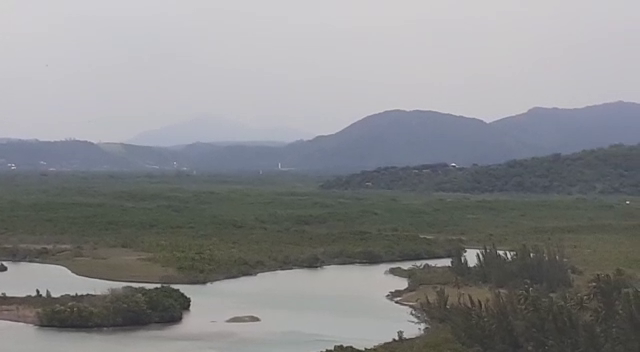
#> input picture frame 36 of imagens/estabiliza.mp4, 640 x 352 px
$ python 18-video-estabillity.py
#> lines starting #> are read from the running program, lines starting #| are printed output that depends on the picture; after the words box and inside, x2 and y2 are one past the last pixel; in counts of white or black regions, pixels touching at a corner belong together
import cv2
import numpy as np


cap = cv2.VideoCapture('imagens/estabiliza.mp4')


ret,old = cap.read()
#> old is the input picture: shape (352, 640, 3); mean B, G, R 139.4, 137.9, 136.9
old_gray = cv2.cvtColor(old, cv2.COLOR_BGR2GRAY)

fourcc = cv2.VideoWriter_fourcc(*'XVID') # Cria o objeto para gravar vídeo

out = cv2.VideoWriter('video_estabilizado.mp4', fourcc, 20.0, (old.shape[1] , old.shape[0]))  # Determina o nome do arquivo de saída, sua taxa de FPS e sua resolução.
transforms = [np.identity(3)]


height, width = old.shape[0], old.shape[1]
#> height = 352; width = 640

count = 0

while ret:
    count += 1
    ret,frame = cap.read()
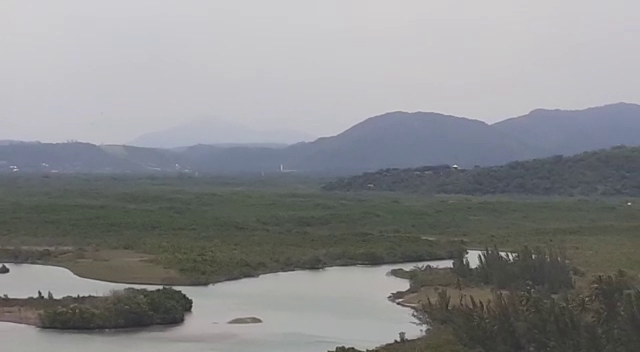
#> input picture frame 37 of imagens/estabiliza.mp4, 640 x 352 px
#> frame is the input picture: shape (352, 640, 3); mean B, G, R 139.9, 138.5, 137.5
    atual = cv2.cvtColor(frame, cv2.COLOR_BGR2GRAY)
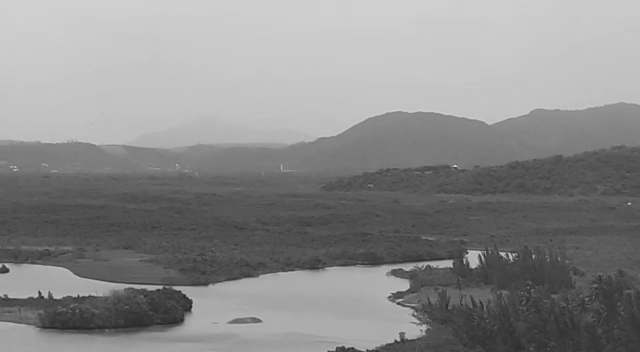
#> atual: shape (352, 640); min 35, max 209, mean 138.4

    pontos_chave_old = cv2.goodFeaturesToTrack(old_gray, 100, 0.0001, 10)
#> pontos_chave_old = 100 rows, first 8: [450, 265], [76, 294], [397, 338], [465, 251], [365, 348], [37, 289], [477, 253], [498, 251]

    pontos_chave_old_b = np.int0(pontos_chave_old)
#> pontos_chave_old_b has the same summary as pontos_chave_old
    copy = frame.copy()
    for i in pontos_chave_old_b:
        x,y = i.ravel()
        cv2.circle(copy,(x,y),3,(0,255,255),-1)
#> this loop made 100 passes
#> (x, y) on passes 1 to 12: (450, 265), (76, 294), (397, 338), (465, 251), (365, 348), (37, 289), (477, 253), (498, 251), (332, 348), (160, 285), (389, 293), (627, 202)
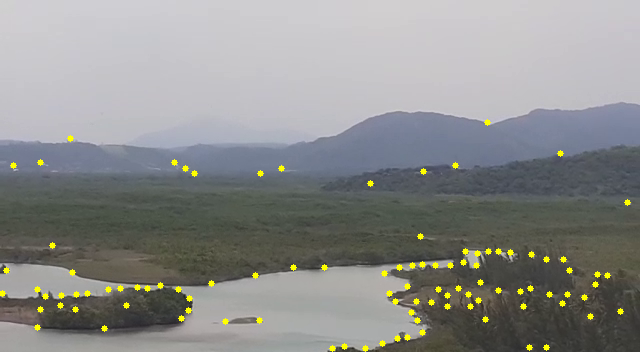
#> copy: shape (352, 640, 3); 1.29% of pixels changed, all inside (x1, y1, x2, y2) = (0, 119, 631, 352)

    pontos_chave_atual, status, _ = cv2.calcOpticalFlowPyrLK(old_gray, atual, pontos_chave_old, np.array([]))
#> pontos_chave_atual = 100 rows, first 8: [451.7, 266.5], [77.94, 295.6], [398.8, 339.3], [466.7, 252.4], [366.5, 349.5], [38.92, 290.7], [478.7, 254.4], [499.8, 252.5]; status = 100 values from 1 to 1

    pontos_chave_old, pontos_chave_atual = map(lambda pontos_chave_old_b: pontos_chave_old_b[status.ravel().astype(bool)], [pontos_chave_old, pontos_chave_atual])


    transform,_ = cv2.estimateAffinePartial2D(pontos_chave_old, pontos_chave_atual, True)
#> transform = [[0.999, 0.000591, 1.88], [-0.000591, 0.999, 1.89]]


    height, width = frame.shape[0], frame.shape[1]

    last_transform = np.identity(3)

    transform = transform.dot(last_transform)

    transformado = cv2.warpAffine(frame, transform, (width, height))
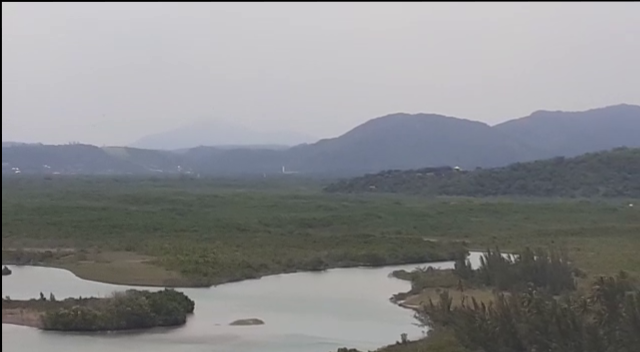
#> transformado: shape (352, 640, 3); mean B, G, R 139, 137.5, 136.6


    inverse_transform = cv2.invertAffineTransform(transform[:2])
#> inverse_transform = [[1, -0.000591, -1.88], [0.000591, 1, -1.89]]

    estabilizado = cv2.warpAffine(frame, inverse_transform, (width, height))
    out.write(estabilizado)
    last_transform = transform
#> last_transform has the same summary as transform

    final1 = cv2.hconcat([frame,transformado])
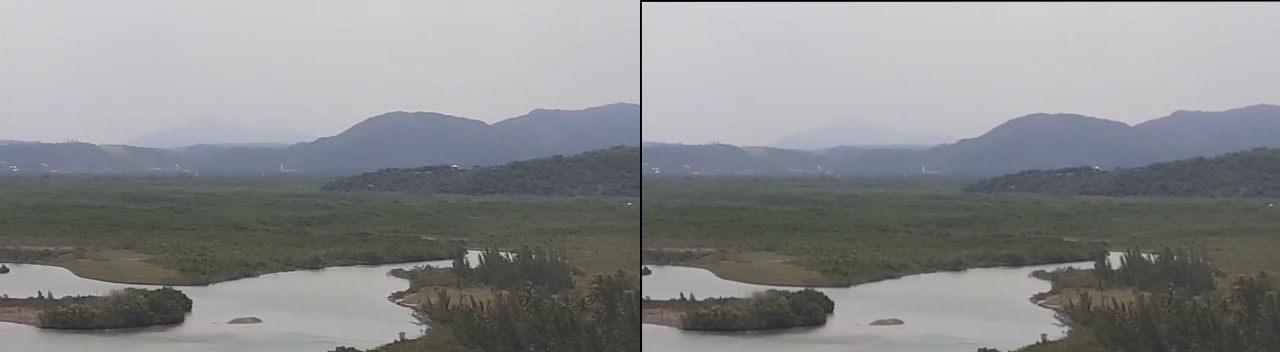
#> final1: shape (352, 1280, 3); mean B, G, R 139.5, 138, 137
    final2 = cv2.hconcat([copy, estabilizado])
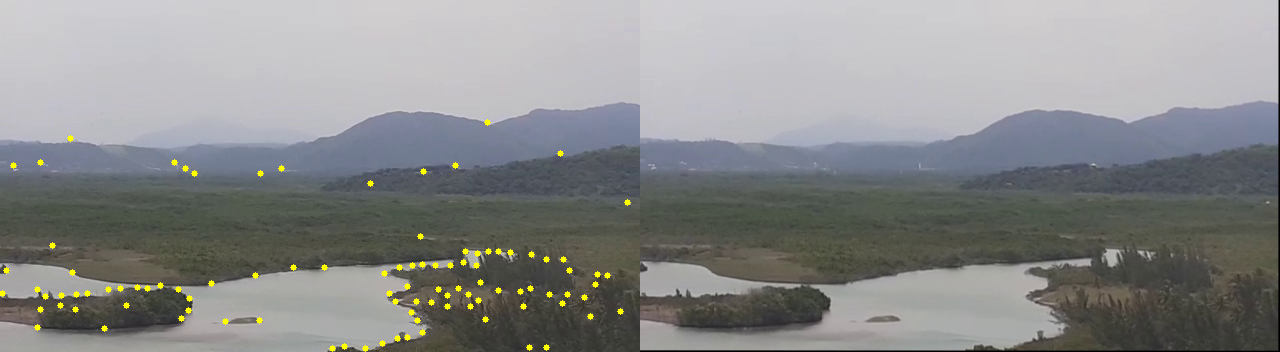
#> final2: shape (352, 1280, 3); mean B, G, R 138.6, 138.8, 137.8
    final = cv2.vconcat([final1,final2])
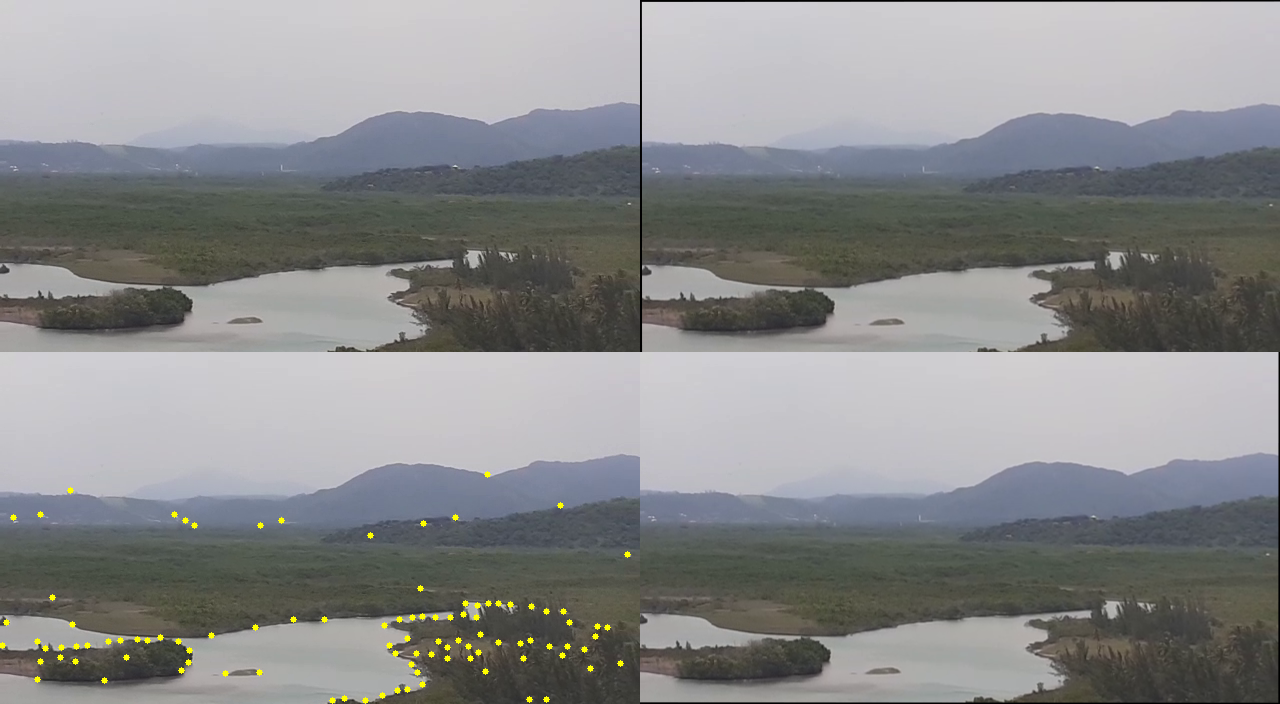
#> final: shape (704, 1280, 3); mean B, G, R 139, 138.4, 137.4
    cv2.imshow('resultado',final)
    k = cv2.waitKey(1)
#> (key q is pressed here)

    if k == ord('q'):
        exit()
#> (the program exits here)

$ run again, starting later in the video
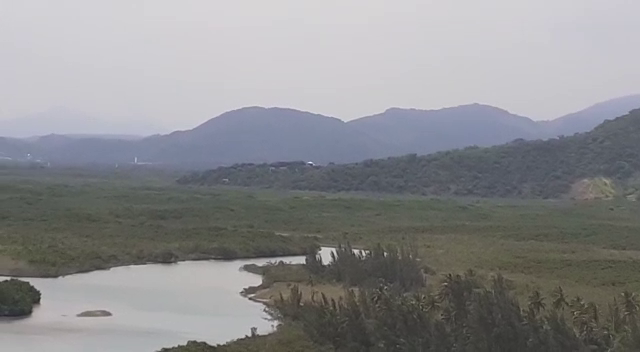
#> input picture frame 165 of imagens/estabiliza.mp4, 640 x 352 px
#> old is the input picture: shape (352, 640, 3); mean B, G, R 141.5, 139.5, 139
#> pontos_chave_old = 100 rows, first 8: [304, 262], [246, 336], [321, 247], [331, 251], [358, 250], [244, 289], [385, 253], [249, 298]
#> pontos_chave_old_b has the same summary as pontos_chave_old
#> the loop `for i in pontos_chave_old_b:` made 100 passes
#> after the loop `for i in pontos_chave_old_b:`:
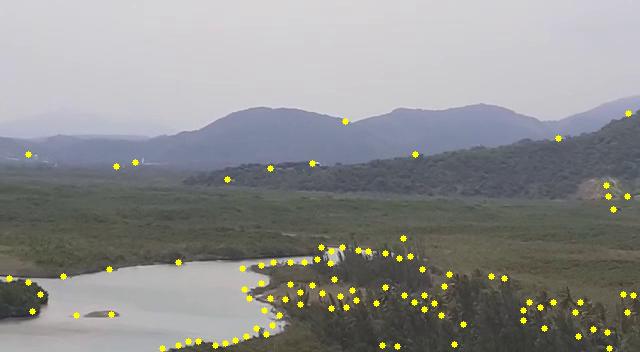
#> copy: shape (352, 640, 3); mean B, G, R 140.5, 141.7, 141.2
#> pontos_chave_atual = 100 rows, first 8: [311.2, 262.4], [253.4, 336.5], [328.1, 247.4], [338.1, 251.4], [365.1, 250.3], [251.3, 289.5], [392.1, 253.3], [256.3, 298.5]; status = 100 values from 1 to 1
#> transform = [[1, 0.000999, 7.02], [-0.000999, 1, 0.75]]
#> inverse_transform = [[1, -0.000999, -7.02], [0.000999, 1, -0.757]]
#> last_transform = [[1, 0.000999, 7.02], [-0.000999, 1, 0.75]]
#> `final = cv2.vconcat([final1,final2])`:
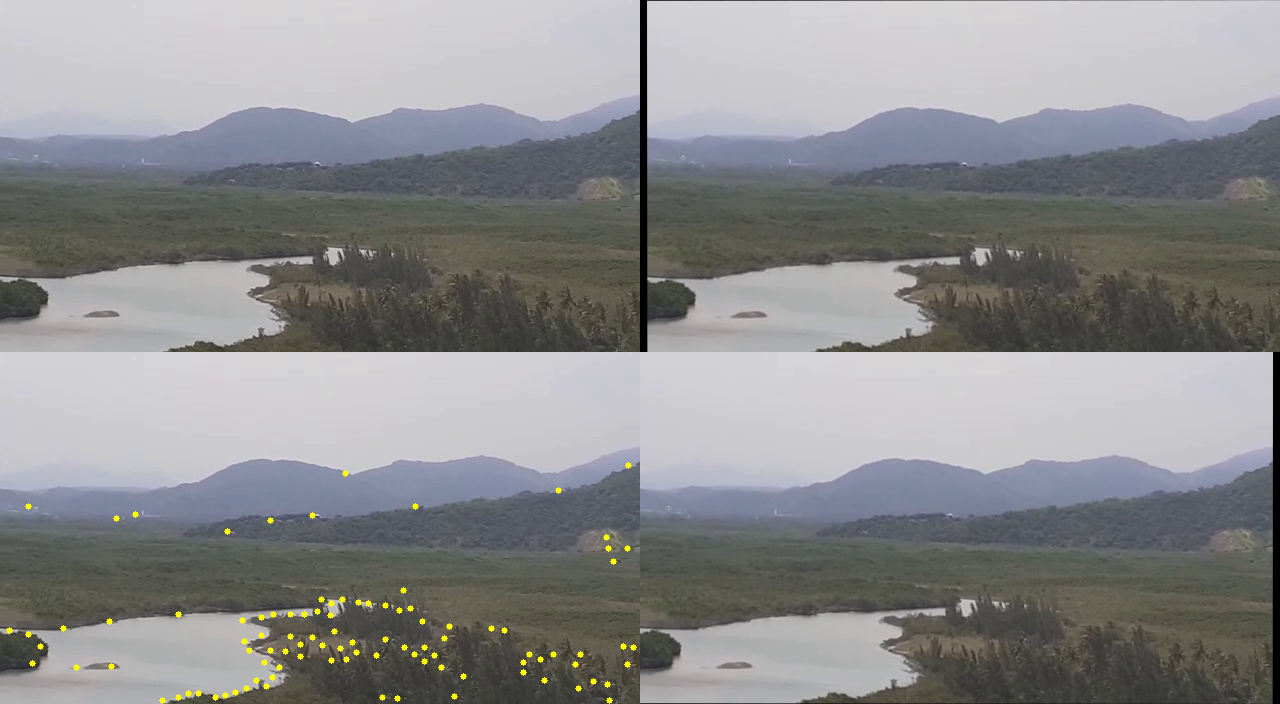
#> final: shape (704, 1280, 3); mean B, G, R 140.7, 139.4, 139

$ run again, starting later in the video
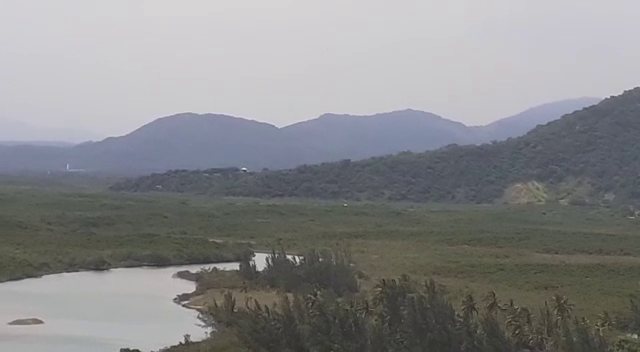
#> input picture frame 293 of imagens/estabiliza.mp4, 640 x 352 px
#> old is the input picture: shape (352, 640, 3); mean B, G, R 137.5, 136.1, 135.7
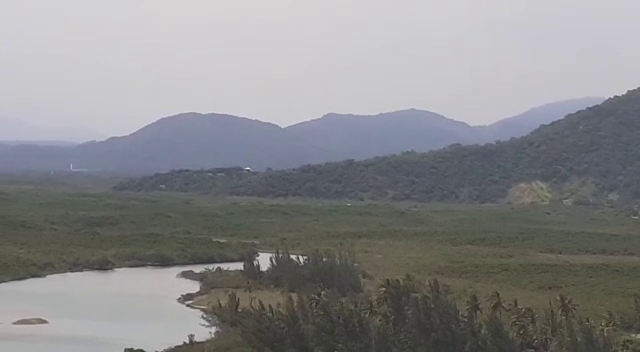
#> input picture frame 294 of imagens/estabiliza.mp4, 640 x 352 px
#> frame is the input picture: shape (352, 640, 3); mean B, G, R 137.7, 136.3, 135.9
#> pontos_chave_old = 100 rows, first 8: [183, 342], [238, 269], [295, 256], [255, 253], [320, 259], [177, 295], [182, 305], [204, 324]
#> pontos_chave_old_b has the same summary as pontos_chave_old
#> the loop `for i in pontos_chave_old_b:` made 100 passes
#> pontos_chave_atual = 100 rows, first 8: [187.2, 341.8], [242, 268.8], [298.8, 255.8], [258.9, 252.8], [323.8, 258.8], [181.1, 294.8], [186.1, 304.8], [208.2, 323.8]; status = 100 values from 1 to 1
#> transform = [[1, 4.59e-06, 3.92], [-4.59e-06, 1, -0.207]]
#> inverse_transform = [[1, -4.59e-06, -3.92], [4.59e-06, 1, 0.207]]
#> last_transform = [[1, 4.59e-06, 3.92], [-4.59e-06, 1, -0.207]]
#> `final = cv2.vconcat([final1,final2])`:
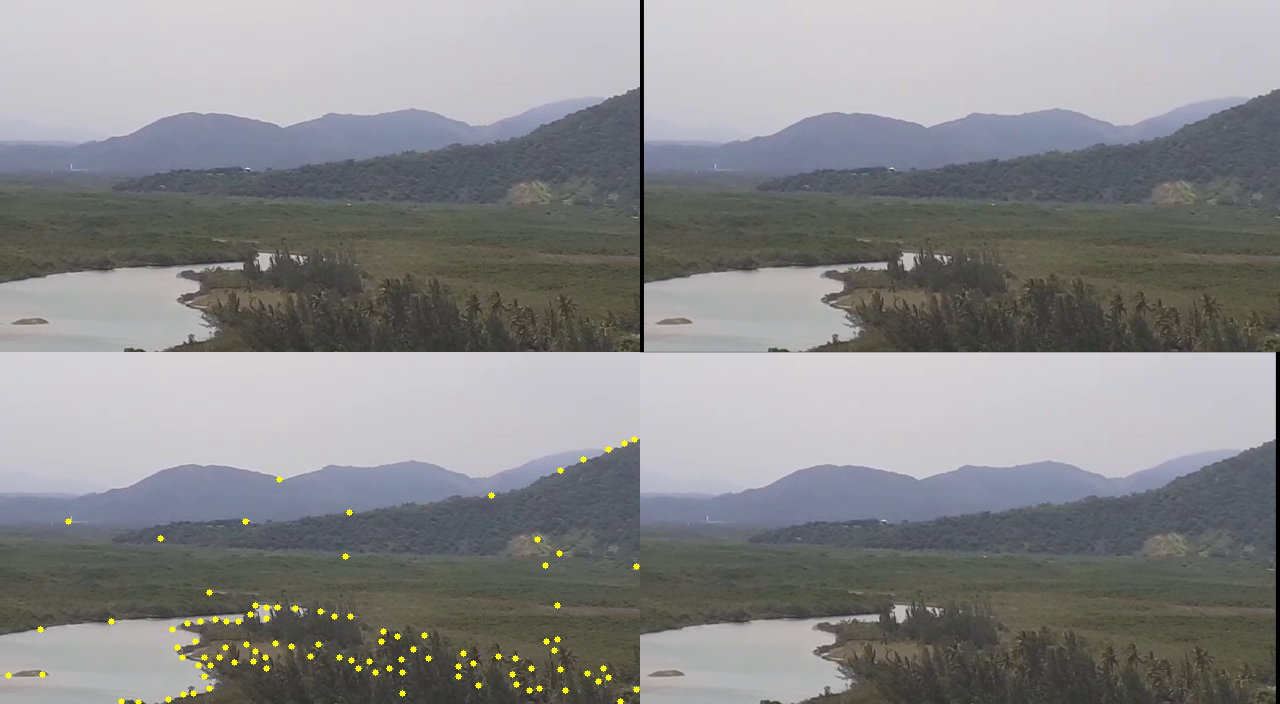
#> final: shape (704, 1280, 3); mean B, G, R 136.9, 136.3, 135.9
